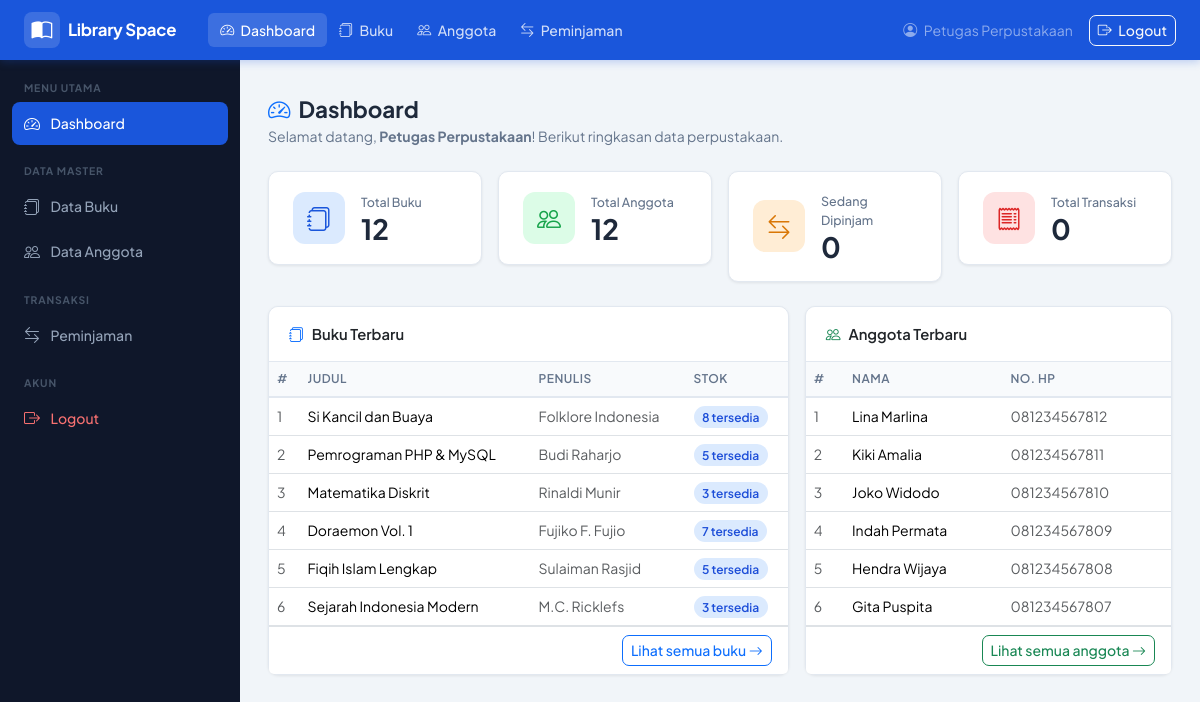
The page /pages/dashboard/ (signed in) on the database its author committed.
### tables this page shows
CREATE TABLE buku (
  id_buku     INT AUTO_INCREMENT PRIMARY KEY,
  judul       VARCHAR(200) NOT NULL,
  penulis     VARCHAR(100) NOT NULL,
  penerbit    VARCHAR(100) NOT NULL,
  tahun       YEAR         NOT NULL,
  stok        INT          NOT NULL DEFAULT 0,
  cover       VARCHAR(255) DEFAULT NULL,
  id_kategori INT          NOT NULL,
  created_at  TIMESTAMP DEFAULT CURRENT_TIMESTAMP,
  CONSTRAINT fk_buku_kategori FOREIGN KEY (id_kategori)
    REFERENCES kategori(id_kategori)
    ON UPDATE CASCADE ON DELETE RESTRICT
);

CREATE TABLE anggota (
  id_anggota INT AUTO_INCREMENT PRIMARY KEY,
  nama       VARCHAR(100) NOT NULL,
  alamat     TEXT         NOT NULL,
  no_hp      VARCHAR(20)  NOT NULL,
  created_at TIMESTAMP DEFAULT CURRENT_TIMESTAMP
);

### pages/dashboard/index.php (the view, shortened to what this page needs)
<?php
require_once __DIR__ . '/../../config/koneksi.php';
$total_buku     = mysqli_fetch_row(mysqli_query($koneksi, "SELECT COUNT(*) FROM buku"))[0];
$total_anggota  = mysqli_fetch_row(mysqli_query($koneksi, "SELECT COUNT(*) FROM anggota"))[0];
$total_pinjam   = mysqli_fetch_row(mysqli_query($koneksi, "SELECT COUNT(*) FROM peminjaman WHERE status = 'dipinjam'"))[0];
$total_transaksi= mysqli_fetch_row(mysqli_query($koneksi, "SELECT COUNT(*) FROM peminjaman"))[0];
require_once __DIR__ . '/../../includes/header.php';
?>
<div class="d-flex">
  <?php require_once __DIR__ . '/../../includes/sidebar.php'; ?>
  <div class="main-wrapper flex-grow-1">
    <?php require_once __DIR__ . '/../../includes/navbar.php'; ?>
    <div class="pt-2">
      <div class="page-header">
        <h1><i class="bi bi-speedometer2 me-2 text-primary"></i>Dashboard</h1>
        <p>Selamat datang, <strong><?= htmlspecialchars($_SESSION['nama']) ?></strong>! Berikut ringkasan data perpustakaan.</p>
      </div>
      <div class="row g-3 mb-4">
        <div class="col-sm-6 col-xl-3">
          <div class="stat-card">
            <div class="stat-icon blue"><i class="bi bi-journals"></i></div>
            <div>
              <div class="stat-label">Total Buku</div>
              <div class="stat-value"><?= $total_buku ?></div>
            </div>
          </div>
        </div>
        <div class="col-sm-6 col-xl-3">
          <div class="stat-card">
            <div class="stat-icon green"><i class="bi bi-people"></i></div>
            <div>
              <div class="stat-label">Total Anggota</div>
              <div class="stat-value"><?= $total_anggota ?></div>
            </div>
          </div>
        </div>
        <div class="col-sm-6 col-xl-3">
          <div class="stat-card">
            <div class="stat-icon orange"><i class="bi bi-arrow-left-right"></i></div>
            <div>
              <div class="stat-label">Sedang Dipinjam</div>
              <div class="stat-value"><?= $total_pinjam ?></div>
            </div>
          </div>
        </div>
        <div class="col-sm-6 col-xl-3">
          <div class="stat-card">
            <div class="stat-icon red"><i class="bi bi-receipt"></i></div>
            <div>
              <div class="stat-label">Total Transaksi</div>
              <div class="stat-value"><?= $total_transaksi ?></div>
            </div>
          </div>
        </div>
      </div>
      <div class="row g-3">
        <div class="col-lg-7">
          <div class="card">
            <div class="card-header d-flex align-items-center gap-2">
              <i class="bi bi-journals text-primary"></i> Buku Terbaru
            </div>
            <div class="card-body p-0">
              <div class="table-responsive">
                <table class="table table-hover align-middle mb-0">
                  <thead>
                    <tr>
                      <th>#</th>
                      <th>Judul</th>
                      <th>Penulis</th>
                      <th>Stok</th>
                    </tr>
                  </thead>
                  <tbody>
                    <?php
                    $buku_res = mysqli_query($koneksi,
                      "SELECT b.judul, b.penulis, b.stok
                       FROM buku b ORDER BY b.id_buku DESC LIMIT 6");
                    $no = 1;
                    while ($row = mysqli_fetch_assoc($buku_res)):
                    ?>
                    <tr>
                      <td class="text-muted"><?= $no++ ?></td>
                      <td><?= htmlspecialchars($row['judul']) ?></td>
                      <td class="text-muted"><?= htmlspecialchars($row['penulis']) ?></td>
                      <td>
                        <?php if ($row['stok'] > 0): ?>
                          <span class="badge-status badge-tersedia"><?= $row['stok'] ?> tersedia</span>
                        <?php else: ?>
                          <span class="badge-status badge-habis">Habis</span>
                        <?php endif; ?>
                      </td>
                    </tr>
                    <?php endwhile; ?>
                  </tbody>
                </table>
              </div>
            </div>
            <div class="card-footer bg-white border-top text-end">
              <a href="/perpustakaan/pages/buku/" class="btn btn-sm btn-outline-primary">
                Lihat semua buku <i class="bi bi-arrow-right"></i>
              </a>
            </div>
          </div>
        </div>
        <div class="col-lg-5">
          <div class="card">
            <div class="card-header d-flex align-items-center gap-2">
              <i class="bi bi-people text-success"></i> Anggota Terbaru
            </div>
            <div class="card-body p-0">
              <div class="table-responsive">
                <table class="table table-hover align-middle mb-0">
                  <thead>
                    <tr>
                      <th>#</th>
                      <th>Nama</th>
                      <th>No. HP</th>
                    </tr>
                  </thead>
                  <tbody>
                    <?php
                    $ang_res = mysqli_query($koneksi,
                      "SELECT nama, no_hp FROM anggota ORDER BY id_anggota DESC LIMIT 6");
                    $no = 1;
                    while ($row = mysqli_fetch_assoc($ang_res)):
                    ?>
                    <tr>
                      <td class="text-muted"><?= $no++ ?></td>
                      <td><?= htmlspecialchars($row['nama']) ?></td>
                      <td class="text-muted"><?= htmlspecialchars($row['no_hp']) ?></td>
                    </tr>
                    <?php endwhile; ?>
                  </tbody>
                </table>
              </div>
            </div>
            <div class="card-footer bg-white border-top text-end">
              <a href="/perpustakaan/pages/anggota/" class="btn btn-sm btn-outline-success">
                Lihat semua anggota <i class="bi bi-arrow-right"></i>
              </a>
            </div>
          </div>
        </div>
      </div>
    </div>
  </div>
</div>
<?php require_once __DIR__ . '/../../includes/footer.php'; ?>

### assets/css/style.css (style rules this page uses)
:root { --primary: #1a56db; --primary-dark: #1343af; --primary-light: #e8effe; --sidebar-bg: #0f172a; --sidebar-w: 240px; --navbar-h: 60px; --text-main: #1e293b; --text-muted: #64748b; --border: #e2e8f0; --bg-page: #f1f5f9; --white: #ffffff; --success: #16a34a; --danger: #dc2626; --warning: #d97706; --radius: 10px; --shadow-sm: 0 1px 3px rgba(0,0,0,.08); --shadow-md: 0 4px 12px rgba(0,0,0,.10); }
*, *::before, *::after { box-sizing: border-box; }
body { font-family: 'Plus Jakarta Sans', sans-serif; background: var(--bg-page); color: var(--text-main); margin: 0; padding: 0; }
.main-wrapper { margin-left: var(--sidebar-w); margin-top: var(--navbar-h); min-height: calc(100vh - var(--navbar-h)); padding: 1.75rem; }
.page-header { margin-bottom: 1.5rem; }
.page-header h1 { font-size: 1.4rem; font-weight: 700; color: var(--text-main); margin: 0 0 .2rem; }
.page-header p { color: var(--text-muted); margin: 0; font-size: .875rem; }
.card { border: 1px solid var(--border); border-radius: var(--radius); box-shadow: var(--shadow-sm); }
.card-header { background: var(--white); border-bottom: 1px solid var(--border); font-weight: 600; font-size: .925rem; padding: 1rem 1.25rem; border-radius: var(--radius) var(--radius) 0 0 !important; }
.stat-card { background: var(--white); border: 1px solid var(--border); border-radius: var(--radius); padding: 1.25rem 1.5rem; display: flex; align-items: center; gap: 1rem; box-shadow: var(--shadow-sm); transition: box-shadow .2s, transform .2s; }
.stat-icon { width: 52px; height: 52px; border-radius: 12px; display: flex; align-items: center; justify-content: center; font-size: 1.5rem; flex-shrink: 0; }
.stat-icon.blue { background: #dbeafe; color: var(--primary); }
.stat-icon.green { background: #dcfce7; color: var(--success); }
.stat-icon.orange { background: #ffedd5; color: var(--warning); }
.stat-icon.red { background: #fee2e2; color: var(--danger); }
.stat-label { font-size: .78rem; color: var(--text-muted); font-weight: 500; margin-bottom: .2rem; }
.stat-value { font-size: 1.75rem; font-weight: 700; color: var(--text-main); line-height: 1; }
.table { font-size: .875rem; margin: 0; }
.table thead th { background: #f8fafc; color: var(--text-muted); font-size: .75rem; font-weight: 600; text-transform: uppercase; letter-spacing: .04em; border-bottom: 2px solid var(--border); white-space: nowrap; }
.badge-status { padding: .3em .7em; border-radius: 20px; font-size: .75rem; font-weight: 600; }
.badge-tersedia { background: #dbeafe; color: #1d4ed8; }
.btn { font-size: .875rem; font-weight: 500; border-radius: 7px; }

### rows shown on the page
buku: judul "Si Kancil dan Buaya", penulis "Folklore Indonesia", stok "8"
buku: judul "Pemrograman PHP & MySQL", penulis "Budi Raharjo", stok "5"
buku: judul "Matematika Diskrit", penulis "Rinaldi Munir", stok "3"
buku: judul "Doraemon Vol. 1", penulis "Fujiko F. Fujio", stok "7"
buku: judul "Fiqih Islam Lengkap", penulis "Sulaiman Rasjid", stok "5"
buku: judul "Sejarah Indonesia Modern", penulis "M.C. Ricklefs", stok "3"
anggota: nama "Lina Marlina", no_hp "081234567812"
anggota: nama "Kiki Amalia", no_hp "081234567811"
anggota: nama "Joko Widodo", no_hp "081234567810"
anggota: nama "Indah Permata", no_hp "081234567809"
anggota: nama "Hendra Wijaya", no_hp "081234567808"
anggota: nama "Gita Puspita", no_hp "081234567807"

### other values the page prints
$_SESSION['nama'] "Petugas Perpustakaan"
$total_buku "12"
$total_anggota "12"
$total_pinjam "0"
$total_transaksi "0"
